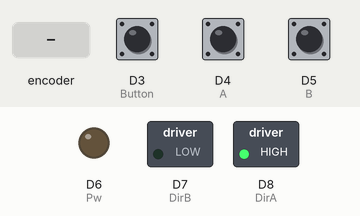
This sketch was run on a simulated ESP8266 (NodeMCU). Parts: switched loads named in the sketch (green lamp = pin HIGH), output pins drawn as LEDs (lit = HIGH). Inputs (shaded band) come from the test bench; at power-on: D3 (Button) HIGH, D4 (A) HIGH, D5 (B) HIGH. What the sketch prints to the serial monitor is not drawn.

Above: at 1.2 s.
1.3 s: rotary encoder on D4 (A) / D5 (B) turned 3 steps (first pin leading)
At 2.8 s:
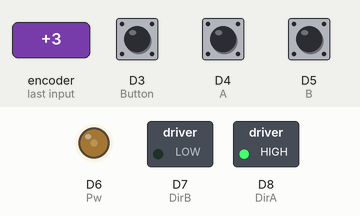
3.4 s: D3 (Button) pulled LOW for 0.15 s
At 3.9 s:
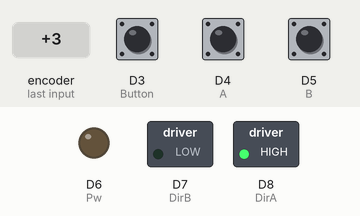
5.0 s: rotary encoder on D4 (A) / D5 (B) turned 2 steps (second pin leading)
At 5.6 s:
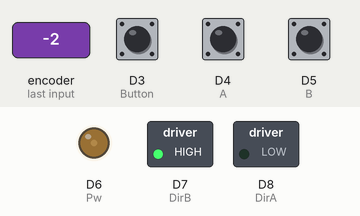
6.9 s: D3 (Button) pulled LOW for 1 s
At 31.2 s:
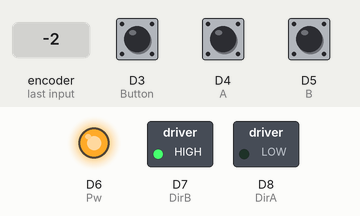
Timing chart, 0 to 31.5 s (numbered marks = the images above; inputs shaded):
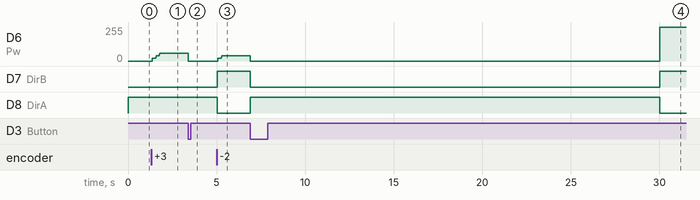

The sketch:

BallBeamFinal4oct22.ino
```cpp
const int A = D4;
const int Button = D3;
const int B = D5;
const int Pw = D6;
const int DirA = D8;
const int DirB = D7;

int Pw_val = 0;
int Pw_vo = 0;
int t = 0;
int tm = 4;
float tms = 0.004;
float itms = 250;
int i = 0;
long int b = 0;
int timems = 0;

float pi = 3.141592;
float ppr = 4180;//817; //motor dario reales
float p2pos =(2*pi)/ppr;
float Pos = 0;
float ref = 0;
float c = 0;
float c_o = 0;
float err = 0;
float err_d = 0;
float err_s = 0;
float err_a = 0;
float Kp = 79.2;
float Kd = 1.03;
float Ki = 0;

ICACHE_RAM_ATTR void ButtonPress()
  {
   if(digitalRead(Button) == LOW)
   {b = 0;}
  }

ICACHE_RAM_ATTR void ARise()
  {
   if(digitalRead(B) == digitalRead(A))
   {b--;}
   else
   {b++;}
  }

ICACHE_RAM_ATTR void BRise()
  {
   if(digitalRead(A) != digitalRead(B))
   {b--;}
   else
   {b++;}
  }

void setup() {
  Serial.begin(115200);
  pinMode(Button, INPUT_PULLUP);

  attachInterrupt(digitalPinToInterrupt(Button), ButtonPress, FALLING);
  pinMode(A, INPUT_PULLUP);
  pinMode(B, INPUT_PULLUP);
  pinMode(DirA, OUTPUT);
  pinMode(DirB, OUTPUT);

  attachInterrupt(digitalPinToInterrupt(A), ARise, RISING);
  attachInterrupt(digitalPinToInterrupt(B), BRise, RISING);
}

void loop() {

  timems = millis();


  switch (timems) {
   case 30000:
     ref = 0.087;
    break;
  }

  if(timems - t >= tm)
  {
    Pos = b * p2pos;
    err = ref - Pos;
    err_d = (err - err_a)*itms;
    err_s = (err_s + err);
    c = err * Kp + err_d * Kd + err_s*Ki*(float)tms;
    err_a = err;

    if(c > 12){
      c = 12;
    }
    else if (c < -12){
      c = -12;
    }
    else if(c == 0){
      delay(1);
      c = 0;
    }

    c_o = (c * 1024)/12;
    c_o = ChangeDir((int)c_o);
    analogWrite(Pw,c_o);

    Serial.print(timems);
    Serial.print(" ");
    Serial.print(err,4);
    Serial.print(" ");
    Serial.print(ref,4);
    Serial.print(" ");
    Serial.print(Pos,4);
    Serial.print(" ");
    Serial.println(c);

    t = millis();
  }
}


int ChangeDir(int P)
{
  if(P > 0)
  {
    digitalWrite(DirA,LOW);   //D8
    digitalWrite(DirB,HIGH);  //D7

  }
  else
  {
    //digitalWrite(DirA,LOW);
    digitalWrite(DirB,LOW);
    digitalWrite(DirA,HIGH);
    P = P*-1;
  }
  return P;
}
```

Measured:
- after the input at 1.3 s, D6 (Pw): 0/255 → 20/255 after 0.06 s, → 40/255 0.20 s later, → 60/255 0.20 s later
- after the input at 3.4 s, D6 (Pw): 60/255 → 0/255 at once
- after the input at 5.0 s, D6 (Pw): 0/255 → 20/255 after 0.06 s, → 40/255 0.20 s later; D7 (DirB): LOW → HIGH after 0.05 s; D8 (DirA): HIGH → LOW after 0.05 s
- after the input at 6.9 s, D6 (Pw): 40/255 → 0/255 at once, → 255/255 23.1 s later; D7 (DirB): HIGH → LOW at once, → HIGH 23.1 s later; D8 (DirA): LOW → HIGH at once, → LOW 23.1 s later
